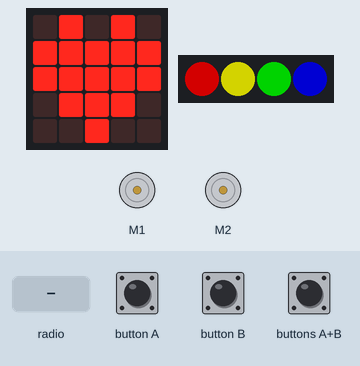
The program below on a simulated BBC micro:bit (MakeCode). Shown: the board's 5×5 LED display, 4 RGB LEDs in strip order, left to right, 2 × DC motor (green arrow = forward, orange = backward, longer = faster). Inputs (shaded band) come from the test bench. Dim RGB values are drawn brighter than linear; the 48×5 strip is a reading aid, not a part: it shows the text the display is scrolling, unrolled, one strip-width of it at a time.

Above: at 5.8 s.
5.9 s: button A pressed for 0.15 s
At 7.6 s:
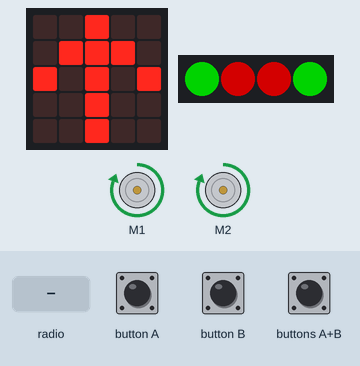
9.0 s: radio message "A+B" arrives
At 13.0 s:
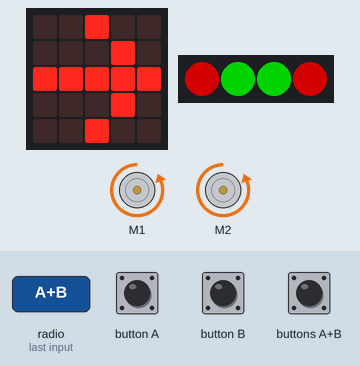
13.9 s: button B pressed for 3.2 s
At 17.6 s:
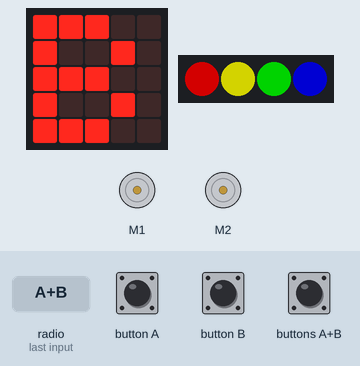
18.6 s: radio message "A" arrives
At 20.9 s:
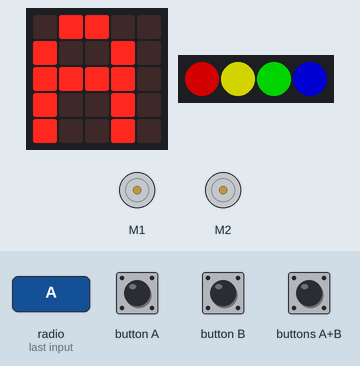
24.6 s: buttons A+B pressed for 3.2 s
At 26.9 s:
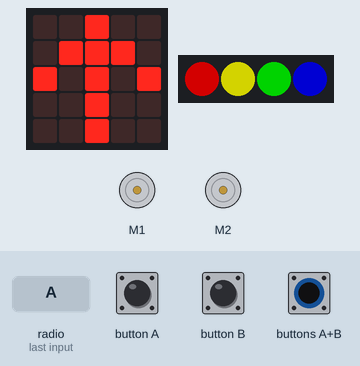
30.8 s: radio message "B" arrives
At 31.4 s:
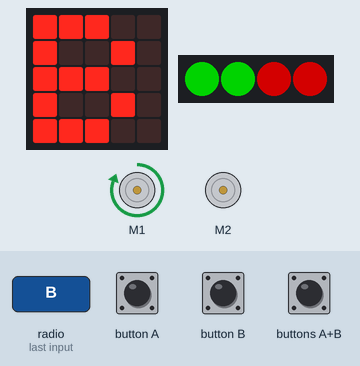
Timing chart, 0 to 34.8 s (numbered marks = the images above; inputs shaded):
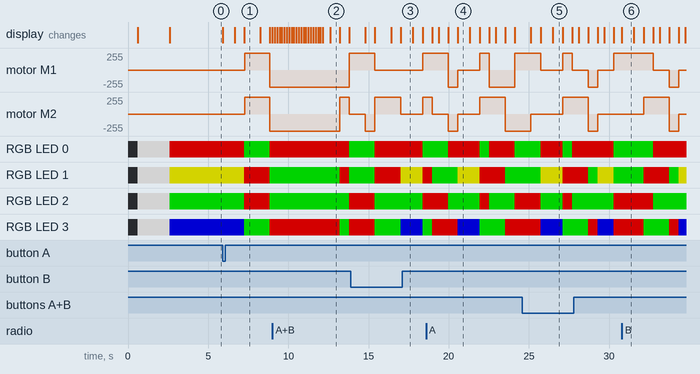

The program:

main.ts
```typescript
function ColorStrip (color1: number, color2: number, color3: number, color4: number) {
    strip.setPixelColor(0, color1)
    strip.setPixelColor(1, color2)
    strip.setPixelColor(2, color3)
    strip.setPixelColor(3, color4)
    strip.show()
}
function A () {
    basic.showString("A")
    Avancer(255)
    basic.pause(1000)
    Reculer(255)
    basic.pause(1000)
    Gauche2(255)
    basic.pause(1000)
    Droite2(255)
    basic.pause(1000)
    Stop()
}
function Gauche (vitesse1: number, vitesse2: number) {
    basic.showArrow(ArrowNames.West)
    maqueen.motorRun(maqueen.Motors.M1, maqueen.Dir.CW, vitesse1)
    maqueen.motorRun(maqueen.Motors.M2, maqueen.Dir.CCW, vitesse2)
    ColorStrip(neopixel.colors(NeoPixelColors.Green), neopixel.colors(NeoPixelColors.Green), neopixel.colors(NeoPixelColors.Red), neopixel.colors(NeoPixelColors.Red))
}
function Reculer (vitesse: number) {
    basic.showArrow(ArrowNames.South)
    maqueen.motorRun(maqueen.Motors.All, maqueen.Dir.CCW, vitesse)
    ColorStrip(neopixel.colors(NeoPixelColors.Red), neopixel.colors(NeoPixelColors.Green), neopixel.colors(NeoPixelColors.Green), neopixel.colors(NeoPixelColors.Red))
}
function Droite2 (vitesse: number) {
    basic.showArrow(ArrowNames.East)
    maqueen.motorStop(maqueen.Motors.M1)
    maqueen.motorRun(maqueen.Motors.M2, maqueen.Dir.CW, vitesse)
    ColorStrip(neopixel.colors(NeoPixelColors.Red), neopixel.colors(NeoPixelColors.Red), neopixel.colors(NeoPixelColors.Green), neopixel.colors(NeoPixelColors.Green))
}
function B () {
    basic.showString("B")
    Avancer(255)
    basic.pause(1000)
    Reculer(255)
    basic.pause(1000)
    Droite(255, 255)
    basic.pause(1000)
    Gauche(255, 255)
    basic.pause(1000)
    Stop()
}
radio.onReceivedString(function (receivedString) {
    if (receivedString == "A") {
        A()
    }
    if (receivedString == "B") {
        B()
    }
    if (receivedString == "A+B") {
        AB()
    }
    if (receivedString == "Av") {
        Avancer(255)
    }
    if (receivedString == "Ar") {
        Reculer(255)
    }
    if (receivedString == "G") {
        Gauche(255, 255)
    }
    if (receivedString == "D") {
        Droite(255, 255)
    }
    if (receivedString == "S") {
        Stop()
    }
})
function Avancer (vitesse: number) {
    basic.showArrow(ArrowNames.North)
    maqueen.motorRun(maqueen.Motors.All, maqueen.Dir.CW, vitesse)
    ColorStrip(neopixel.colors(NeoPixelColors.Green), neopixel.colors(NeoPixelColors.Red), neopixel.colors(NeoPixelColors.Red), neopixel.colors(NeoPixelColors.Green))
}
function AB () {
    basic.showString("A+B")
    Droite(255, 255)
    basic.pause(1000)
    Gauche(255, 255)
    basic.pause(1000)
    Droite2(255)
    basic.pause(1000)
    Gauche2(255)
    basic.pause(1000)
    Stop()
}
function Gauche2 (vitesse: number) {
    basic.showArrow(ArrowNames.West)
    maqueen.motorStop(maqueen.Motors.M2)
    maqueen.motorRun(maqueen.Motors.M1, maqueen.Dir.CW, vitesse)
    ColorStrip(neopixel.colors(NeoPixelColors.Green), neopixel.colors(NeoPixelColors.Green), neopixel.colors(NeoPixelColors.Red), neopixel.colors(NeoPixelColors.Red))
}
function Droite (vitesse1: number, vitesse2: number) {
    basic.showArrow(ArrowNames.East)
    maqueen.motorRun(maqueen.Motors.M1, maqueen.Dir.CCW, vitesse1)
    maqueen.motorRun(maqueen.Motors.M2, maqueen.Dir.CW, vitesse2)
    ColorStrip(neopixel.colors(NeoPixelColors.Red), neopixel.colors(NeoPixelColors.Red), neopixel.colors(NeoPixelColors.Green), neopixel.colors(NeoPixelColors.Green))
}
function Stop () {
    basic.showIcon(IconNames.Heart)
    ColorStrip(neopixel.colors(NeoPixelColors.Red), neopixel.colors(NeoPixelColors.Yellow), neopixel.colors(NeoPixelColors.Green), neopixel.colors(NeoPixelColors.Blue))
    maqueen.motorStop(maqueen.Motors.All)
}
let strip: neopixel.Strip = null
basic.showIcon(IconNames.Heart)
strip = neopixel.create(DigitalPin.P15, 4, NeoPixelMode.RGB)
strip.showColor(neopixel.colors(NeoPixelColors.White))
basic.pause(2000)
ColorStrip(neopixel.colors(NeoPixelColors.Red), neopixel.colors(NeoPixelColors.Yellow), neopixel.colors(NeoPixelColors.Green), neopixel.colors(NeoPixelColors.Blue))
strip.show()
basic.pause(2000)
radio.setGroup(1)
basic.forever(function () {
    if (input.buttonIsPressed(Button.A)) {
        A()
    } else if (input.buttonIsPressed(Button.B)) {
        B()
    } else if (input.buttonIsPressed(Button.AB)) {
        AB()
    } else {

    }
})
```

test.ts
```typescript
// les tests vont ici ; cela ne sera pas compilé si ce paquet est utilisé en tant qu'extension.
```

Measured:
- after the input at 5.9 s, motor M1, motor M2: stopped → forward 255/255 after 1.4 s, → backward 255/255 1.6 s later
- after the input at 13.9 s, the display: first differs from a run without the input after 3.1 s (image 3)
- after the input at 18.6 s, the display: first differs from a run without the input after 2.0 s (image 4)
- after the input at 24.6 s, the display: first differs from a run without the input after 1.1 s (image 5 shows a later state)
- after the input at 30.8 s, motor M1: forward 255/255 → stopped after 2.0 s instead of 1.1 s; the display: changes at once (image 6)
- what the display in image 1 shows lasts 1.0 s, from 7.3 s to 8.3 s
- what the display in image 2 shows lasts 0.6 s, from 12.6 s to 13.2 s
